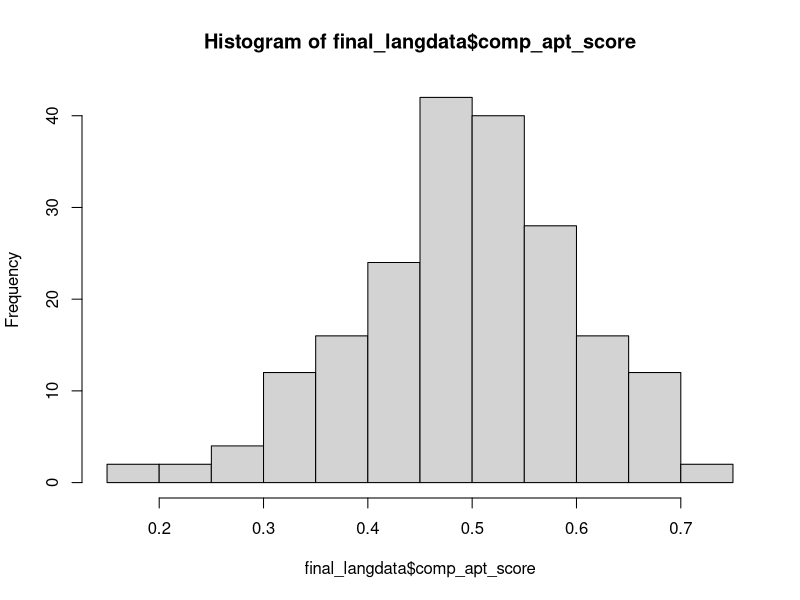
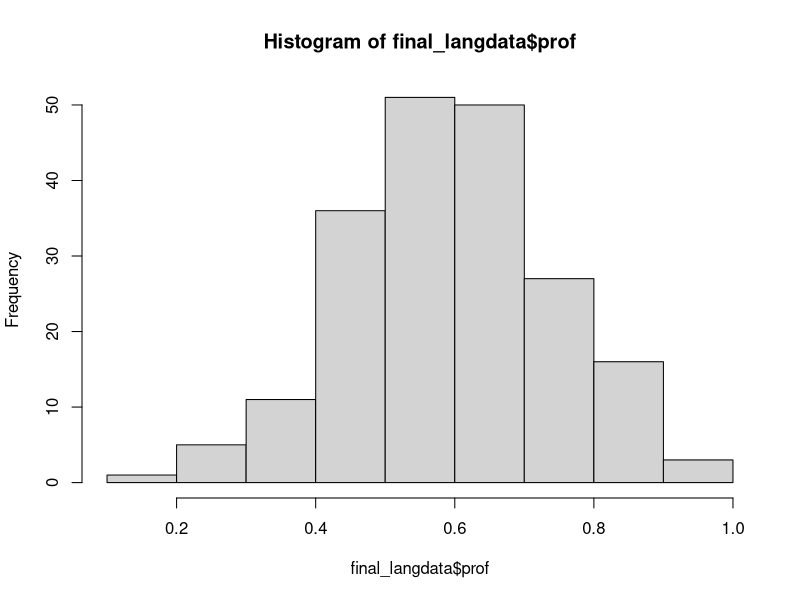
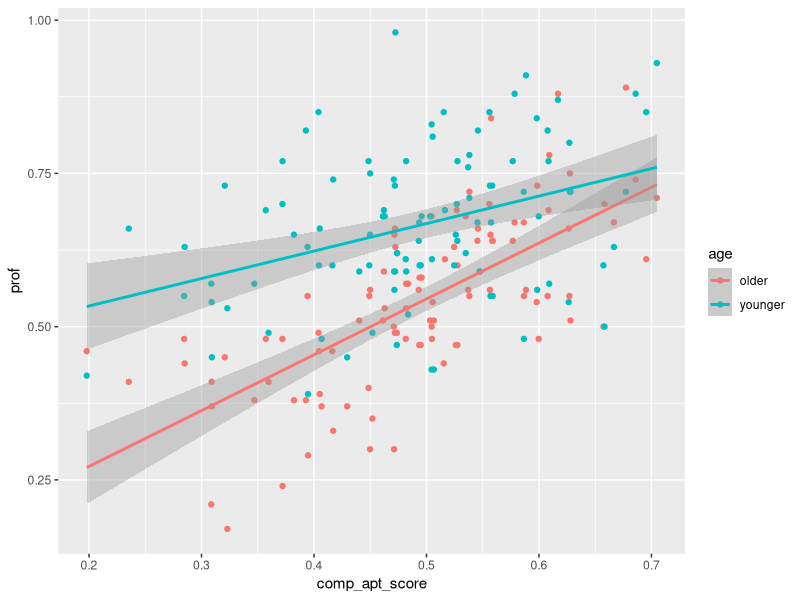

The R source for these figures, in order:
## ---- chunk 1
library(tidyverse)

langdata <- read.csv('./data_raw/pa_5_data/lang_data_raw.csv', header = TRUE, sep = ',')

head(langdata)
#View(langdata)

## ---- chunk 2
tidylangdata <- langdata %>%
  separate(., col = id, into = c('id', 'sex', 'age'), sep="_")
  
#View(tidylangdata)  

## ---- chunk 3
final_langdata <- tidylangdata%>%
  mutate(., comp_apt_score = log(iq / 80) + log(motivation))

#View(final_langdata)  

#Check normality

hist(final_langdata$comp_apt_score)
hist(final_langdata$prof)   

## ---- chunk 4
final_langdata %>%
group_by(., age) %>%
summarize(., mean_prof = mean(prof), SD_prof = sd(prof), mean_comp = mean(comp_apt_score), SD_comp = sd(comp_apt_score)) %>%
knitr::kable(., format = 'markdown', digits = 2)

## ---- chunk 5
final_langdata%>%
  ggplot(., aes (x = comp_apt_score, y = prof, color = age)) +
      geom_point() +
      geom_smooth(method = lm)

## ---- chunk 6
mod_full <- lm(prof ~ age + comp_apt_score + age:comp_apt_score, data = final_langdata)
mod_int <- lm(prof ~ age + comp_apt_score, data = final_langdata)
mod_comp <- lm(prof ~ age, data = final_langdata)
mod_age <- lm(prof ~ comp_apt_score, data = final_langdata)
mod_null <- lm(prof ~ 1, data = final_langdata)

anova(mod_int, mod_full)

anova(mod_comp, mod_int)

anova(mod_age, mod_int)

anova(mod_int, mod_age) #change the order in order to get the F statistic

anova(mod_null, mod_int, mod_comp, mod_age) #keep interaction, age is significant; comp is not significant

summary(mod_full)

